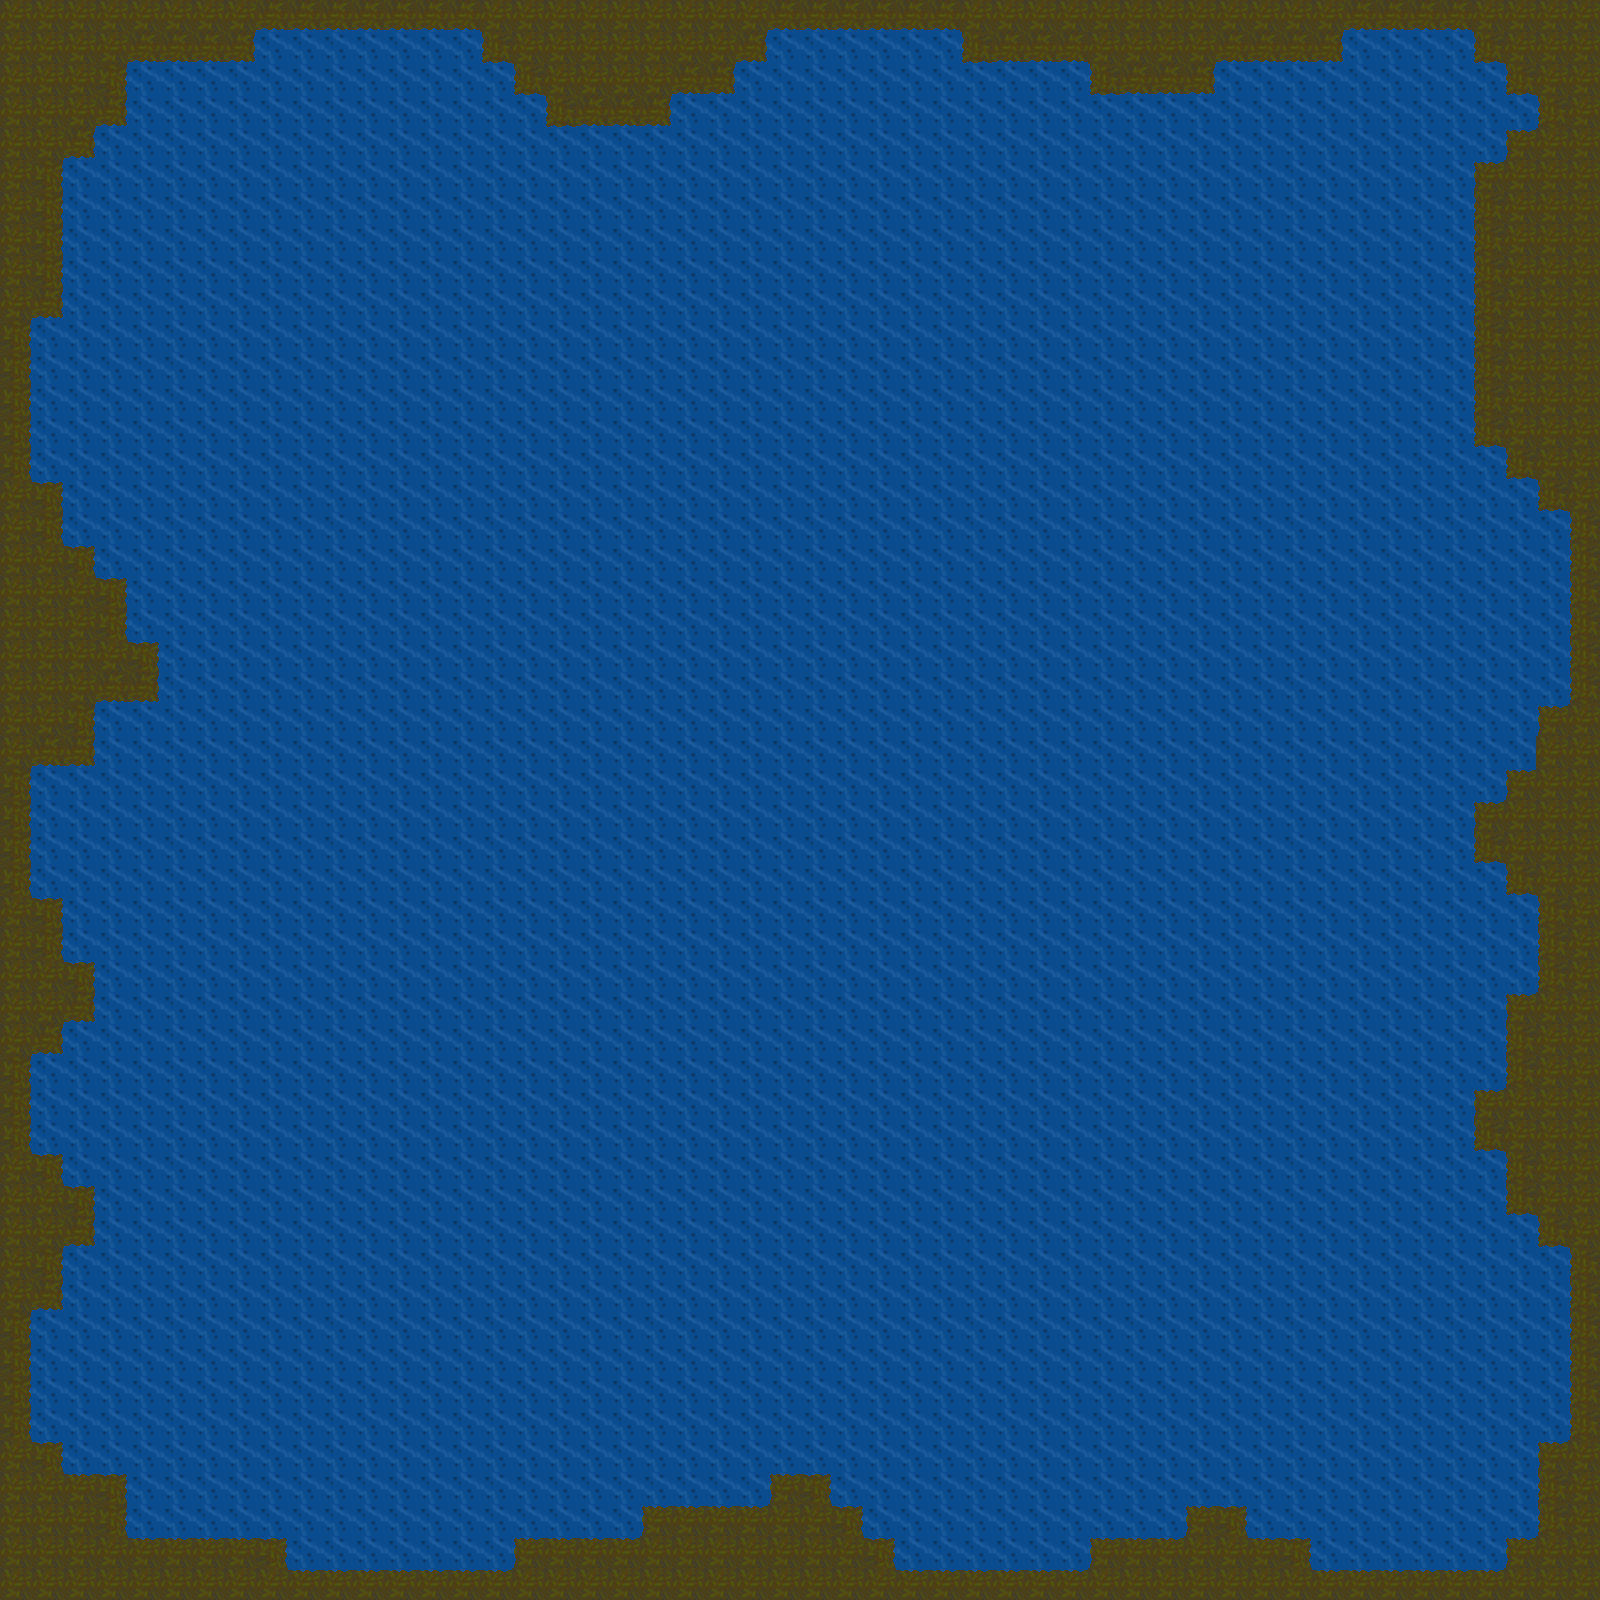

Below is a game level as drawn by its tile map, then a one-line description and the .tmx that defines it (tile-layer data replaced by summaries):
An orthogonal 50x50 tile map with 32x32 px tiles, 2 tile layers (background, Tile Layer 2) and 60 objects.

<map version="1.0" orientation="orthogonal" renderorder="right-down" width="50" height="50" tilewidth="32" tileheight="32" nextobjectid="75">
 <tileset firstgid="1" name="tileset_1" tilewidth="32" tileheight="32" tilecount="25" columns="5">
  <image source="evolvetexturemap1.png" width="160" height="160" />
 </tileset>
 <layer name="background" width="50" height="50">
  <data>[2500 cells, 2500 non-empty, 1 distinct tile ids]</data>
 </layer>
 <layer name="Tile Layer 2" width="50" height="50">
  <data>[2500 cells, 408 non-empty, 9 distinct tile ids]</data>
 </layer>
 <objectgroup name="Edge">
  <object id="1" x="0" y="1568" width="800" height="32" />
  <object id="2" x="800" y="1568" width="800" height="32" />
  <object id="5" x="1568" y="0" width="32" height="768" />
  <object id="6" x="1568" y="768" width="32" height="800" />
  <object id="7" x="1597.33" y="954.667" height="2.66667" />
  <object id="8" x="512" y="0" width="1056" height="32" />
  <object id="9" x="0" y="0" width="512" height="32" />
  <object id="10" x="0" y="32" width="32" height="928" />
  <object id="11" x="0" y="960" width="32" height="608" />
  <object id="21" x="32" y="1152" width="32" height="160" />
  <object id="22" x="64" y="1184" width="32" height="64" />
  <object id="24" x="32" y="1440" width="32" height="128" />
  <object id="25" x="64" y="1472" width="64" height="96" />
  <object id="26" x="128" y="1536" width="160" height="32" />
  <object id="27" x="512" y="1536" width="384" height="32" />
  <object id="28" x="640" y="1504" width="224" height="32" />
  <object id="29" x="768" y="1472" width="64" height="32" />
  <object id="30" x="1088" y="1536" width="224" height="32" />
  <object id="31" x="1184" y="1504" width="64" height="32" />
  <object id="32" x="1536" y="1440" width="32" height="128" />
  <object id="33" x="1504" y="1536" width="32" height="32" />
  <object id="34" x="1536" y="704" width="32" height="544" />
  <object id="35" x="1504" y="992" width="32" height="224" />
  <object id="36" x="1472" y="1088" width="32" height="64" />
  <object id="37" x="1504" y="768" width="32" height="128" />
  <object id="38" x="1472" y="800" width="32" height="64" />
  <object id="39" x="1536" y="32" width="32" height="480" />
  <object id="40" x="1504" y="32" width="32" height="64" />
  <object id="41" x="1472" y="32" width="32" height="32" />
  <object id="42" x="1504" y="128" width="32" height="352" />
  <object id="43" x="1472" y="160" width="32" height="288" />
  <object id="45" x="960" y="32" width="384" height="32" />
  <object id="46" x="1088" y="64" width="128" height="32" />
  <object id="47" x="480" y="32" width="288" height="32" />
  <object id="48" x="512" y="64" width="224" height="32" />
  <object id="49" x="544" y="96" width="128" height="32" />
  <object id="51" x="32" y="32" width="224" height="32" />
  <object id="52" x="32" y="64" width="96" height="64" />
  <object id="53" x="32" y="128" width="64" height="32" />
  <object id="54" x="32" y="160" width="32" height="160" />
  <object id="55" x="32" y="480" width="32" height="288" />
  <object id="56" x="64" y="544" width="32" height="224" />
  <object id="57" x="96" y="576" width="32" height="128" />
  <object id="60" x="128" y="640" width="32" height="64" />
  <object id="61" x="32" y="896" width="32" height="160" />
  <object id="62" x="64" y="960" width="32" height="64" />
 </objectgroup>
 <objectgroup name="Enemies">
  <object id="17" x="416" y="1248" width="32" height="32" />
  <object id="18" x="480" y="1376" width="32" height="32" />
  <object id="63" x="256" y="192" width="32" height="32" />
  <object id="64" x="480" y="384" width="32" height="32" />
  <object id="65" x="224" y="512" width="32" height="32" />
  <object id="66" x="960" y="192" width="32" height="32" />
  <object id="67" x="1152" y="512" width="32" height="32" />
  <object id="68" x="1184" y="736" width="32" height="32" />
  <object id="69" x="1088" y="992" width="32" height="32" />
  <object id="70" x="1312" y="1280" width="32" height="32" />
  <object id="71" x="864" y="1216" width="32" height="32" />
  <object id="72" x="1024" y="1440" width="32" height="32" />
  <object id="73" x="256" y="896" width="32" height="32" />
 </objectgroup>
 <objectgroup name="PlayerSpawn">
  <object id="74" x="768" y="672" width="32" height="32" />
 </objectgroup>
</map>